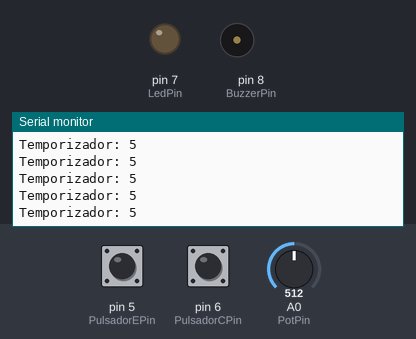
Simulated run of this sketch. Board: Arduino Uno, built with avr-gcc and run on an emulated ATmega328P. Shown: output pins drawn as LEDs (lit = HIGH), buzzer (waves = sounding, pin HIGH), the last lines printed to the serial monitor. The inputs (shaded band) are chosen by the test bench; at power-on: pin 5 (PulsadorEPin) LOW, A0 (PotPin) = 512, pin 6 (PulsadorCPin) HIGH.

Above: at 1.2 s.
1.3 s: pin 5 (PulsadorEPin) pulled HIGH for 0.15 s
At 2.8 s:
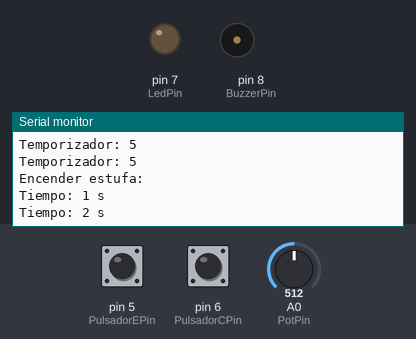
5.9 s: A0 (PotPin) set to 900
At 6.9 s:
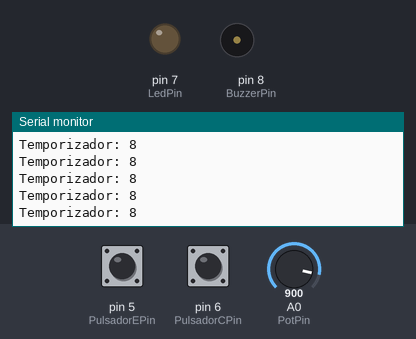
Timing chart, 0 to 8.9 s (numbered marks = the images above; inputs shaded):
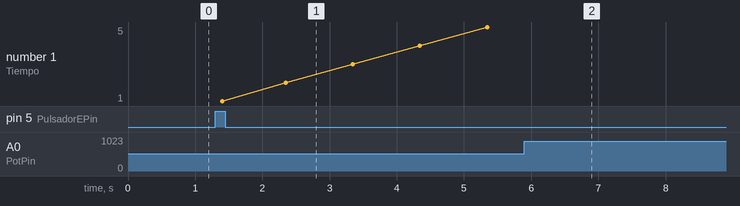

The sketch:

COCINA.ino
```cpp
//Sensores
int PotPin = A0;
int PotValue;
int PulsadorEPin = 5;
int PulsadorEValue;
int PulsadorCPin = 6;
int PulsadorCValue;
//Actuadores
int LedPin = 7;
int BuzzerPin = 8;
void setup() {
  // put your setup code here, to run once:
  Serial.begin(9600);
  pinMode(LedPin,OUTPUT);
  pinMode(BuzzerPin,OUTPUT);
  pinMode(PulsadorEPin,INPUT);
  pinMode(PulsadorCPin,INPUT);
}
bool EstufaEncendida = false;
void loop() {
  // put your main code here, to run repeatedly:
  PotValue = analogRead(PotPin);// Almacenar el valor del potenciometro en una variable
  /* Calculo del Temporizador
  Potenciometro --> 0 -- 1023
                --> 1 -- 10 (map)
  */
  PotValue = map(PotValue,0,1023,1,10);
  PotValue = constrain(PotValue,1,10);
  Serial.print("Temporizador: ");
  Serial.print(PotValue);
  Serial.println();
  /*
    Si se enciende la estufa iniciar el temporizador
  */
  PulsadorEValue = digitalRead(PulsadorEPin);
  PulsadorCValue = digitalRead(PulsadorCPin);
  if (EstufaEncendida == false && PulsadorEValue == HIGH){
    // Recorrido para mostrar el conteo
    Serial.println("Encender estufa: ");
    for(int i=1; i <= PotValue; i++){
       Serial.print("Tiempo: ");
       Serial.print(i);
       Serial.print(" s");
       Serial.println();
       delay(1000);
    }
    EstufaEncendida = true;
  }
  // Si la estufa Esta encendida Encender Buzzer y led intermitente hasta que oprima el
  // otro pulsador
  if (EstufaEncendida == true && PulsadorCValue == LOW) {
      digitalWrite(BuzzerPin,HIGH);
      // intermitencia
      digitalWrite(LedPin,HIGH);
      delay(200);
      digitalWrite(LedPin,LOW);
      delay(200);
  } else{
      digitalWrite(BuzzerPin,LOW);
      digitalWrite(LedPin,LOW);
      EstufaEncendida = false;
  }
}
```

Measured:
- after the input at 1.3 s, the serial monitor: prints a new line after 0.08 s (image 1)
- after the input at 5.9 s, the serial monitor: prints a new line after 0.45 s (image 2)
